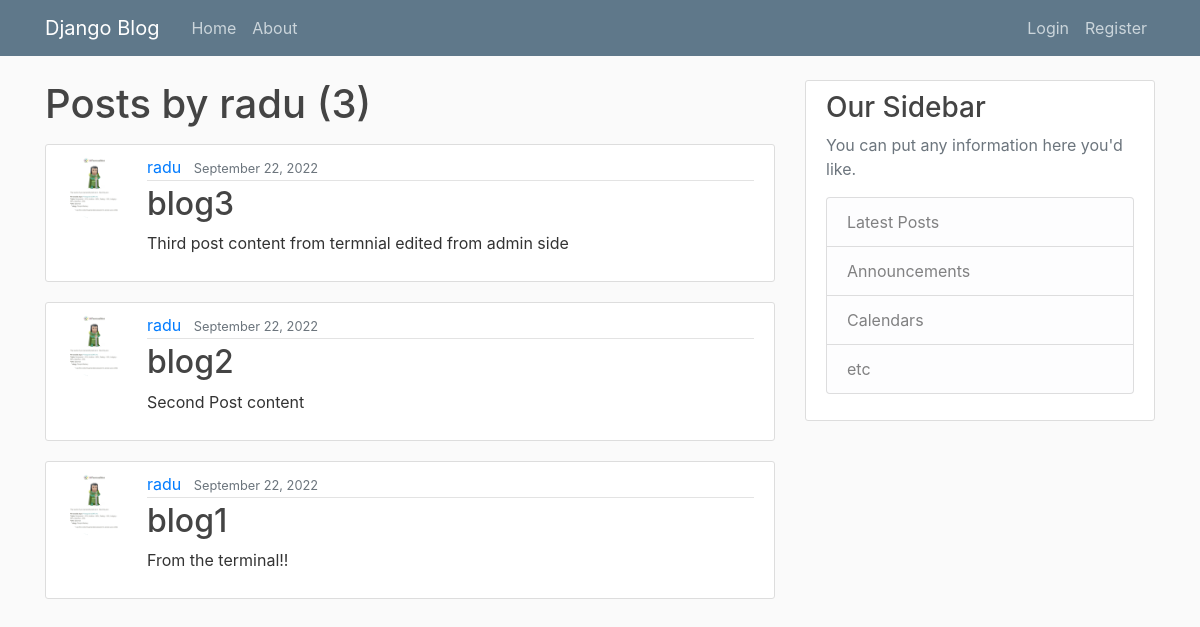
The page /user/radu on the database as committed earlier.
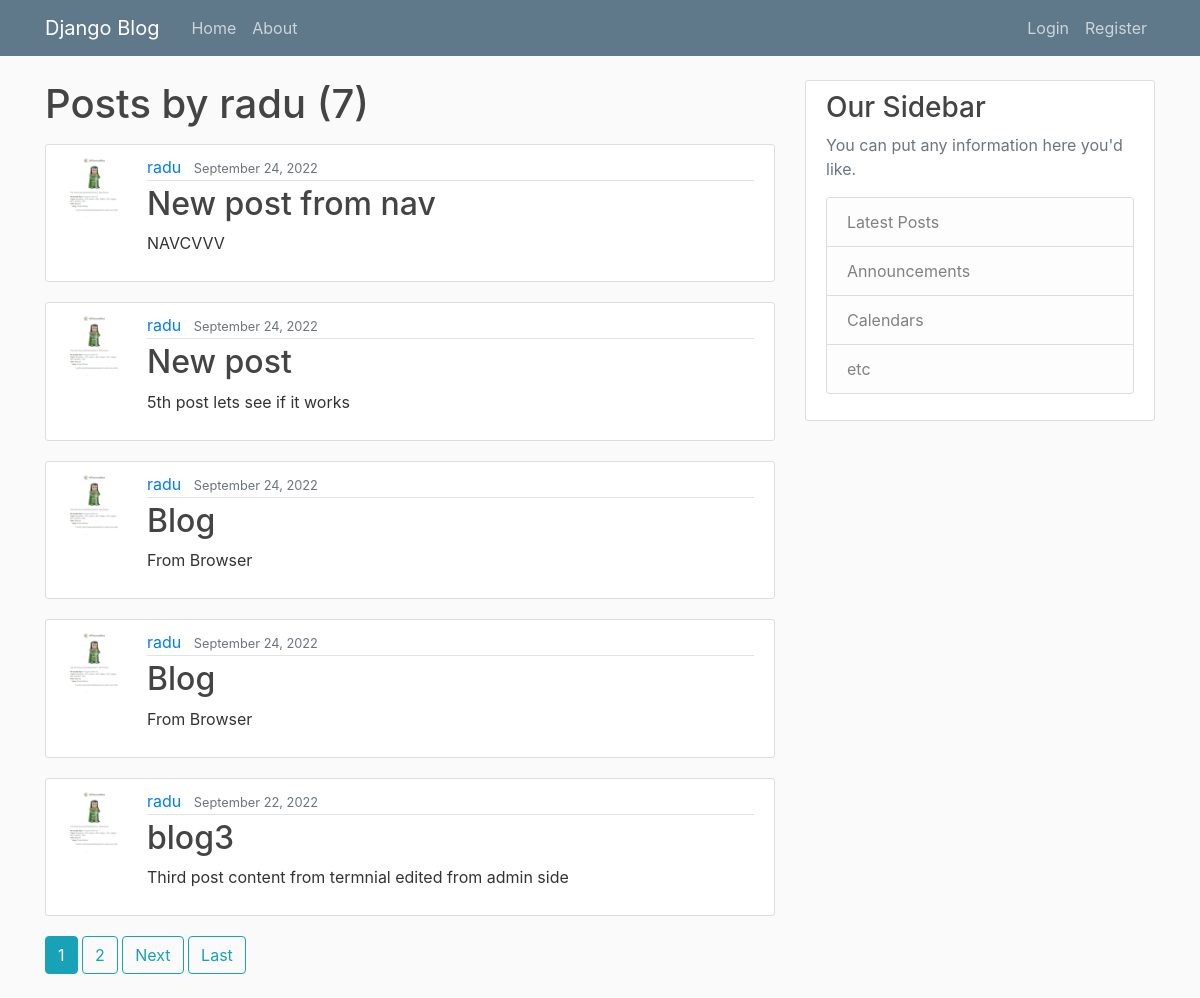
The same page on the database as committed later.
### blog/models.py (models this page shows, shortened)
class Post(models.Model):
    title = models.CharField(max_length=100)
    content = models.TextField()
    date_posted = models.DateTimeField(default=timezone.now)
    author = models.ForeignKey(
        User, on_delete=models.CASCADE
    )  # Delete user will delete post

### users/models.py (models this page shows, shortened)
class Profile(models.Model):
    user = models.OneToOneField(User, on_delete=models.CASCADE)
    image = models.ImageField(default="default.jpg", upload_to="profile_pics")

### blog/views.py (the view)
# urls.py: path("user/<str:username>", UserPostListView.as_view(), name="user-posts"),
class UserPostListView(ListView):
    model = Post
    template_name = "blog/user_posts.html"
    context_object_name = "posts"
    paginate_by = 5
    def get_queryset(self):
        user = get_object_or_404(User, username=self.kwargs.get("username"))
        return Post.objects.filter(author=user).order_by("-date_posted")

### blog/templates/blog/user_posts.html (shortened to what this page needs)
{% extends "blog/base.html" %}
{% block content %}
    <h1 class="mb-3">Posts by {{ view.kwargs.username }} ({{ page_obj.paginator.count }})</h1>
    {% for post in posts %}
        <article class="media content-section">
          <img class="rounded-circle article-img" src="{{ post.author.profile.image.url }}">
          <div class="media-body">
            <div class="article-metadata">
              <a class="mr-2" href="{% url 'user-posts' post.author.username %}">{{ post.author }}</a>
              <small class="text-muted">{{ post.date_posted|date:"F d, Y" }}</small>
            </div>
            <h2><a class="article-title" href="{% url 'post-detail' post.id %}">{{ post.title }}</a></h2>
            <p class="article-content">{{ post.content }}</p>
          </div>
        </article>
    {% endfor %}
    {% if is_paginated %}
      {% for num in page_obj.paginator.page_range %}
        {% if page_obj.number == num %}
          <a class="btn btn-info mb-4" href="?page={{ num }}">{{ num }}</a>
        {% elif num > page_obj.number|add:'-3' and num < page_obj.number|add:'3' %}
          <a class="btn btn-outline-info mb-4" href="?page={{ num }}">{{ num }}</a>
        {% endif %}
      {% endfor %}
      {% if page_obj.has_next %}
        <a class="btn btn-outline-info mb-4" href="?page={{ page_obj.next_page_number }}">Next</a>
        <a class="btn btn-outline-info mb-4" href="?page={{ page_obj.paginator.num_pages }}">Last</a>
      {% endif %}
    {% endif %}
{% endblock content %}

Rows that differ between the two databases and show on the page:
no longer on this page (row unchanged): Post: author.profile.image (picture), author "radu", date_posted "September 22, 2022", title "blog2", content "Second Post content"
no longer on this page (row unchanged): Post: author.profile.image (picture), author "radu", date_posted "September 22, 2022", title "blog1", content "From the terminal!!"
added Post: author.profile.image (picture), author "radu", date_posted "September 24, 2022", title "New post from nav", content "NAVCVVV"
added Post: author.profile.image (picture), author "radu", date_posted "September 24, 2022", title "New post", content "5th post lets see if it works"
added Post: author.profile.image (picture), author "radu", date_posted "September 24, 2022", title "Blog", content "From Browser"
added Post: author.profile.image (picture), author "radu", date_posted "September 24, 2022", title "Blog", content "From Browser"
Other text that changed with them:
{{ page_obj.paginator.count }}: "3" → "7"
new list line: "1"
new list line: "2"
text now shown: "Next Last"
